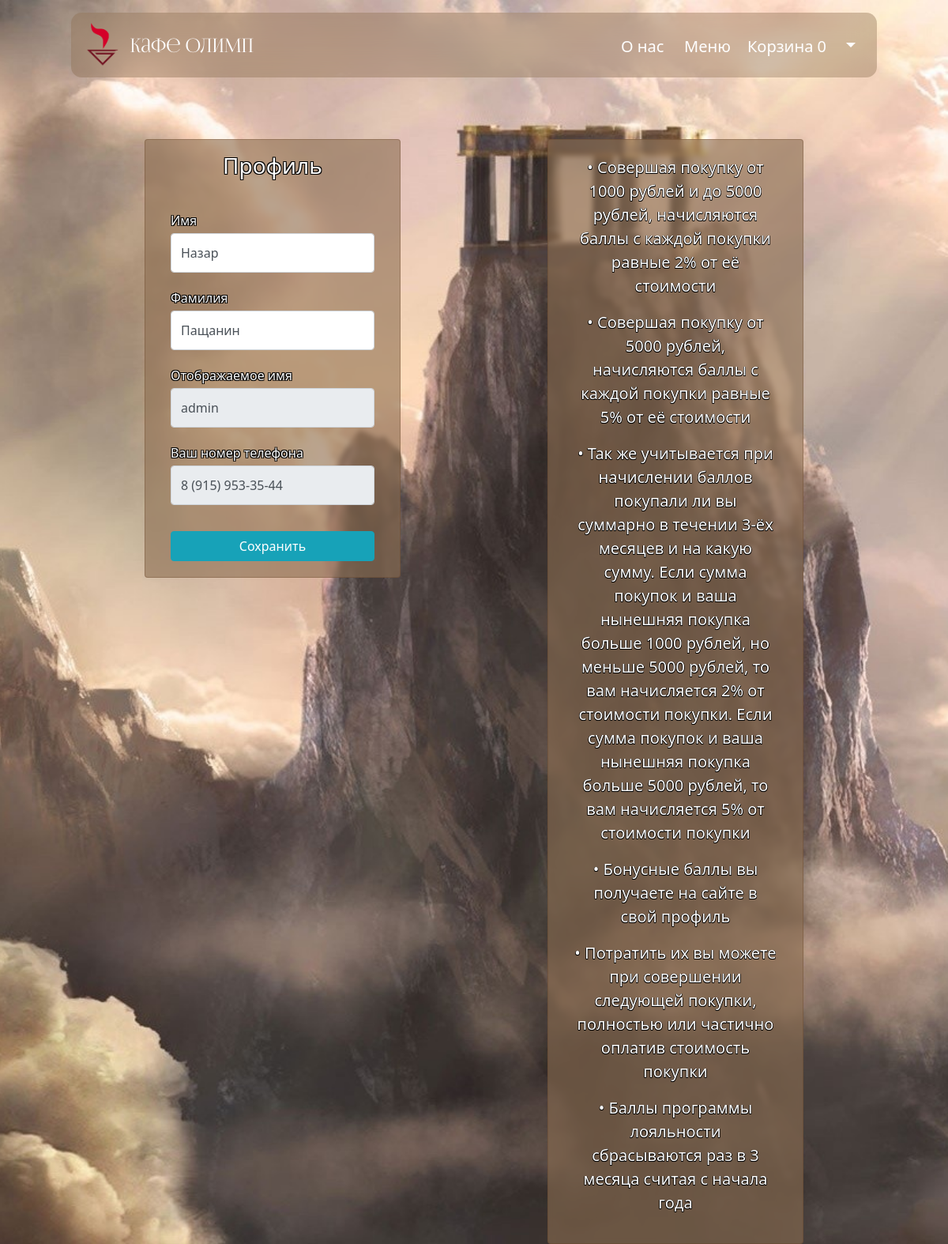
Before: /users/profile/ (signed in) with the older database file.
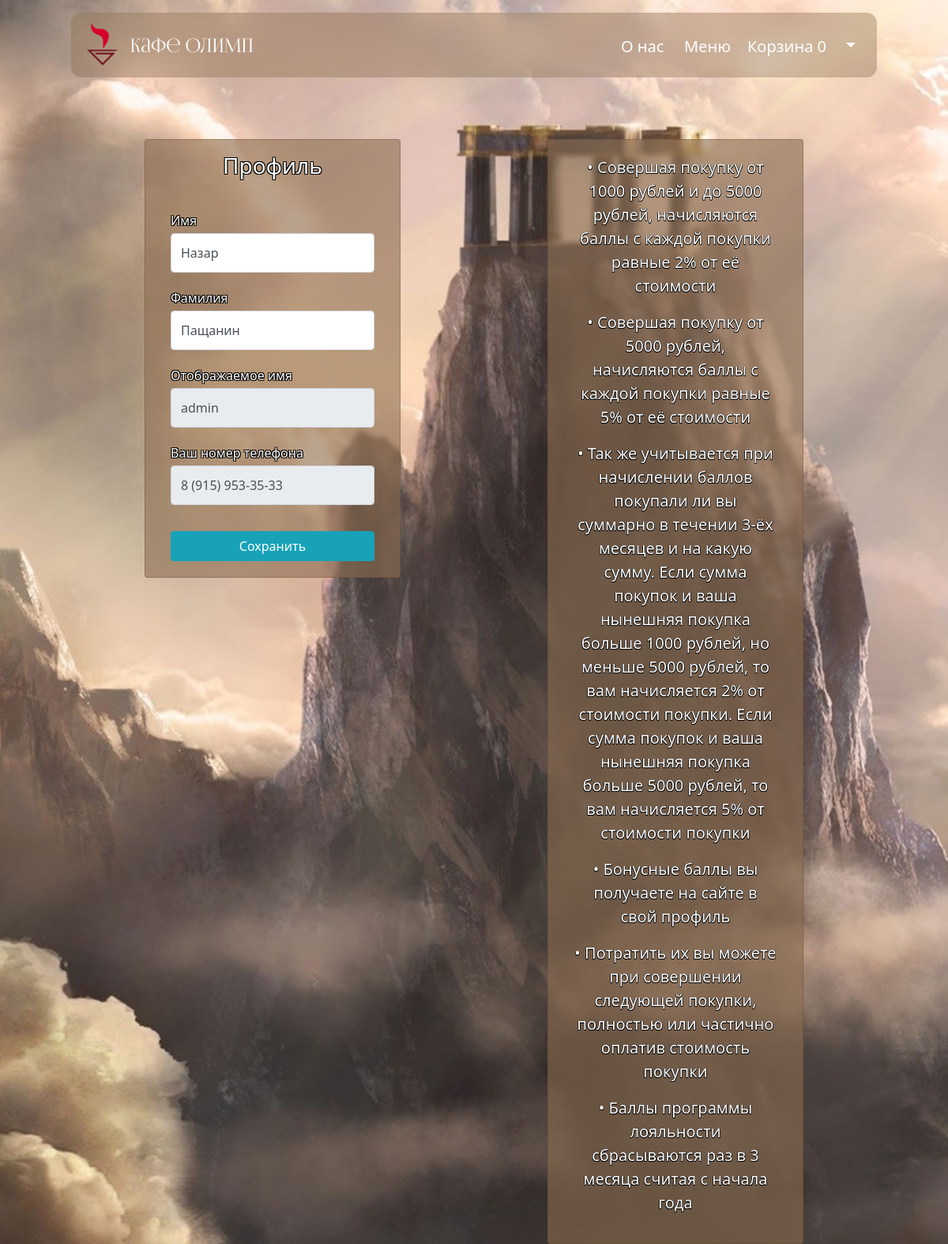
After: the same page with the newer database file.
### users/models.py (models this page shows)
class User(AbstractUser):
    phone_number = PhoneNumberField(blank=True, unique=True, verbose_name="Номер телефона")
    loyalty_program = models.PositiveIntegerField(verbose_name="Баллы программы лояльности", default=0)

### users/views.py (the view)
# urls.py: path('profile/', profile, name='profile'),
@login_required
def profile(request):
    if request.method == 'POST':
        form = UserProfileForm(instance=request.user, data=request.POST, files=request.FILES)
        if form.is_valid():
            form.save()
            return HttpResponseRedirect(reverse('users:profile'))
        else:
            print(form.errors)
    else:
        form = UserProfileForm(instance=request.user)
    context = {'title': 'Кафе Олимп - профиль',
               'form': form,
               }
    return render(request, 'users/profile.html', context)

### users/forms.py
class UserProfileForm(UserChangeForm):
    first_name = forms.CharField(widget=forms.TextInput(attrs={'class': 'form-control py-4'}))
    last_name = forms.CharField(widget=forms.TextInput(attrs={'class': 'form-control py-4'}))
    username = forms.CharField(widget=forms.TextInput(attrs={'class': 'form-control py-4', 'readonly': True}))
    phone_number = forms.CharField(widget=forms.TextInput(attrs={'class': 'form-control py-4', 'readonly': True}))
    class Meta:
        model = User
        fields = ('first_name', 'last_name', 'username', 'phone_number')

### products/models.py (called while the page is built)
    def total_quantity(self):
        if self:
            return sum(basket.quantity for basket in self)
        return 0

### products/templatetags/basket_tags.py (called while the page is built)
@register.simple_tag()
def basket_quantity(user):
    baskets = Basket.objects.filter(user=user)
    return baskets.total_quantity()

### users/templates/users/profile.html (shortened to what this page needs)
{% extends 'products/base.html' %}
{% load static %}
{% block css %}
<link rel="stylesheet" href="{% static '/css/profile.css' %}">
{% endblock %}
{% block content %}
<head>
</head>
<div class="container" id="container_profile">
<div class="row" id="row_1">
  <div class="col-sm-6 col-md-6">
    <div class="card col-lg-8" id="card_number_one">
        <h3 class="text-center mt-3 mb-3 ">Профиль</h3>
      <div class="card-body justify-content-center">
                            <form action="{% url 'users:profile' %}" method="post" enctype="multipart/form-data">
                                <div class="form-row">
                                    <div class="form-group col-lg-12">
                                        <label class="small mb-1" for="{{ form.first_name.id_for_label }}">
                                            Имя
                                        </label>
                                        {{ form.first_name }}
                                    </div>
                                    <div class="form-group col-lg-12">
                                        <label class="small mb-1" for="{{ form.last_name.id_for_label }}">
                                            Фамилия
                                        </label>
                                        {{ form.last_name }}
                                    </div>
                                </div>
                                <div class="form-row">
                                    <div class="form-group col-lg-12">
                                        <label class="small mb-1" for="{{ form.username.id_for_label }}">
                                            Отображаемое имя
                                        </label>
                                        {{form.username}}
                                    </div>
                                    <div class="form-group col-lg-12">
                                        <label class="small mb-1" for="{{ form.email.id_for_label }}">
                                            Ваш номер телефона
                                        </label>
                                        {{form.phone_number}}
                                    </div>
                                </div>
                                <div class="form-row">
                                    <div class="col-lg-12" style="margin-top: 33px;">
                                        <input class="btn btn-info btn-block" type="submit" value="Сохранить">
                                    </div>
                                </div>
                            </form>
      </div>
    </div>
  </div>
  <div class="col-sm-6 col-md-6">
    <div class="card col-lg-8" id="card_number_two">
      <div class="card-body text-center" id="loyalty">
                        <p>• Совершая покупку от 1000 рублей и до 5000 рублей, начисляются баллы с каждой покупки равные 2% от её стоимости</p>
                        <p>• Совершая покупку от 5000 рублей, начисляются баллы с каждой покупки равные 5% от её стоимости</p>
                        <p>• Так же учитывается при начислении баллов покупали ли вы суммарно в течении 3-ёх месяцев и на какую сумму. Если сумма покупок и ваша нынешняя покупка больше 1000 рублей, но меньше 5000 рублей, то вам начисляется 2% от стоимости покупки. Если сумма покупок и ваша нынешняя покупка больше 5000 рублей, то вам начисляется 5% от стоимости покупки</p>
                        <p>• Бонусные баллы вы получаете на сайте в свой профиль</p>
                        <p>• Потратить их вы можете при совершении следующей покупки, полностью или частично оплатив стоимость покупки</p>
                        <p>• Баллы программы лояльности сбрасываются раз в 3 месяца считая с начала года</p>
      </div>
    </div>
  </div>
</div>
</div>
{% endblock %}

### products/templates/products/base.html (shortened to what this page needs)
<!DOCTYPE html>
<html lang="ru">
{% load static %}
{% load basket_tags %}
<head>
    <link href="{% static '/bootstrap/css/bootstrap.min.css' %}" rel="stylesheet">
    <link rel="stylesheet" href="{% static '/css/base.css' %}">
    {% block css %} {% endblock %}
</head>
<body>
<nav class="navbar navbar-expand-lg navbar-dark bg-transparent fixed-top border-bottom-dark">
    <div class="container">
        <a class="navbar-brand " href="{% url 'index' %}" style="font-family:FoglihtenNo06" id="logotype">
            <img src="/static/img/Logo_p.png" alt="logotip" height="56px" width="56px"/> Кафе Олимп</a>
        <div class="collapse navbar-collapse" id="navbarSupportedContent">
            <ul class="navbar-nav ms-auto">
                <li class="nav-item" id="button_1">
                    <a class="nav-link active" href="{% url 'we' %}">
                        О нас
                    </a>
                </li>
                <li class="nav-item" id="button_2">
                    <a class="nav-link active" href="{% url 'products:index' %}">
                        Меню
                    </a>
                </li>
                {% if user.is_authenticated %}
                <li class="nav-item" id="button_3">
                    <a class="nav-link active" href="{% url 'basket' %}">
                        Корзина
                        <span id="goods-in-basket-count">{% basket_quantity user=request.user %}</span>
                    </a>
                </li>
                <li class="nav-item  dropdown" id="button_4">
                    <a class="nav-link active dropdown-toggle" href="#" id="navbarDropdown" role="button"
                       data-bs-toggle="dropdown" aria-expanded="false">
                    </a>
                </li>
                {% else %}
                <li class="nav-item">
                    <a class="nav-link active" href="{% url 'users:login' %}" id="button_10">Войти <i class="fas fa-sign-in-alt"></i></a>
                </li>
                {% endif %}
            </ul>
        </div>
    </div>
</nav>
{% block content %} {% endblock %}
</body>
</html>

Changed rows visible on the page:
changed User "Назар": phone_number "8 (915) 953-35-44" → "8 (915) 953-35-33"
